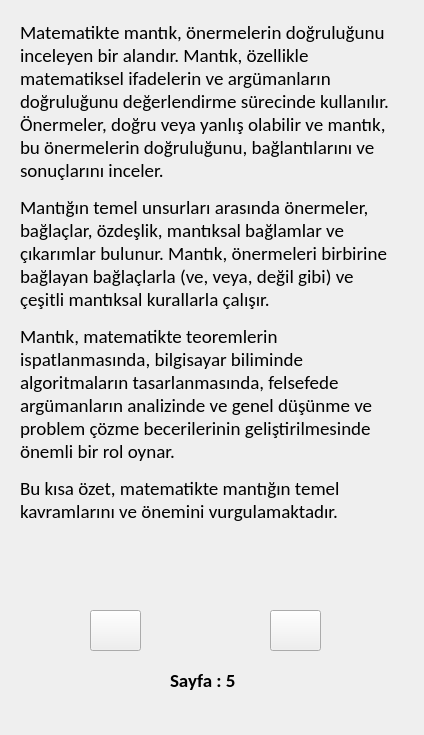
<?xml version="1.0" encoding="UTF-8"?>
<ui version="4.0">
 <class>Form</class>
 <widget class="QWidget" name="Form">
  <property name="geometry">
   <rect>
    <x>0</x>
    <y>0</y>
    <width>424</width>
    <height>735</height>
   </rect>
  </property>
  <property name="windowTitle">
   <string>Kitap Okuma</string>
  </property>
  <widget class="QLabel" name="aciklamaLabel">
   <property name="geometry">
    <rect>
     <x>20</x>
     <y>20</y>
     <width>381</width>
     <height>571</height>
    </rect>
   </property>
   <property name="font">
    <font>
     <family>Calibri</family>
     <pointsize>14</pointsize>
    </font>
   </property>
   <property name="frameShape">
    <enum>QFrame::NoFrame</enum>
   </property>
   <property name="text">
    <string>&lt;html&gt;&lt;head/&gt;&lt;body&gt;&lt;p&gt;Matematikte mantık, önermelerin doğruluğunu inceleyen bir alandır. Mantık, özellikle matematiksel ifadelerin ve argümanların doğruluğunu değerlendirme sürecinde kullanılır. Önermeler, doğru veya yanlış olabilir ve mantık, bu önermelerin doğruluğunu, bağlantılarını ve sonuçlarını inceler.&lt;/p&gt;&lt;p&gt;Mantığın temel unsurları arasında önermeler, bağlaçlar, özdeşlik, mantıksal bağlamlar ve çıkarımlar bulunur. Mantık, önermeleri birbirine bağlayan bağlaçlarla (ve, veya, değil gibi) ve çeşitli mantıksal kurallarla çalışır.&lt;/p&gt;&lt;p&gt;Mantık, matematikte teoremlerin ispatlanmasında, bilgisayar biliminde algoritmaların tasarlanmasında, felsefede argümanların analizinde ve genel düşünme ve problem çözme becerilerinin geliştirilmesinde önemli bir rol oynar.&lt;/p&gt;&lt;p&gt;Bu kısa özet, matematikte mantığın temel kavramlarını ve önemini vurgulamaktadır.&lt;/p&gt;&lt;/body&gt;&lt;/html&gt;</string>
   </property>
   <property name="scaledContents">
    <bool>false</bool>
   </property>
   <property name="alignment">
    <set>Qt::AlignLeading|Qt::AlignLeft|Qt::AlignTop</set>
   </property>
   <property name="wordWrap">
    <bool>true</bool>
   </property>
  </widget>
  <widget class="QPushButton" name="oncekiButon">
   <property name="geometry">
    <rect>
     <x>90</x>
     <y>610</y>
     <width>51</width>
     <height>41</height>
    </rect>
   </property>
   <property name="text">
    <string/>
   </property>
   <property name="icon">
    <iconset>
     <normaloff>../../../../../ntp-odev-main/kütüphane/ui/sol.png</normaloff>../../../../../ntp-odev-main/kütüphane/ui/sol.png</iconset>
   </property>
   <property name="iconSize">
    <size>
     <width>32</width>
     <height>32</height>
    </size>
   </property>
  </widget>
  <widget class="QPushButton" name="sonrakiButon">
   <property name="geometry">
    <rect>
     <x>270</x>
     <y>610</y>
     <width>51</width>
     <height>41</height>
    </rect>
   </property>
   <property name="font">
    <font>
     <pointsize>8</pointsize>
    </font>
   </property>
   <property name="text">
    <string/>
   </property>
   <property name="icon">
    <iconset>
     <normaloff>../../../../../ntp-odev-main/kütüphane/ui/sağ.png</normaloff>../../../../../ntp-odev-main/kütüphane/ui/sağ.png</iconset>
   </property>
   <property name="iconSize">
    <size>
     <width>32</width>
     <height>32</height>
    </size>
   </property>
  </widget>
  <widget class="QLabel" name="sayfa">
   <property name="geometry">
    <rect>
     <x>170</x>
     <y>660</y>
     <width>81</width>
     <height>41</height>
    </rect>
   </property>
   <property name="font">
    <font>
     <family>Calibri</family>
     <pointsize>14</pointsize>
     <weight>75</weight>
     <bold>true</bold>
    </font>
   </property>
   <property name="text">
    <string>Sayfa : 5</string>
   </property>
  </widget>
 </widget>
 <resources/>
 <connections/>
</ui>
